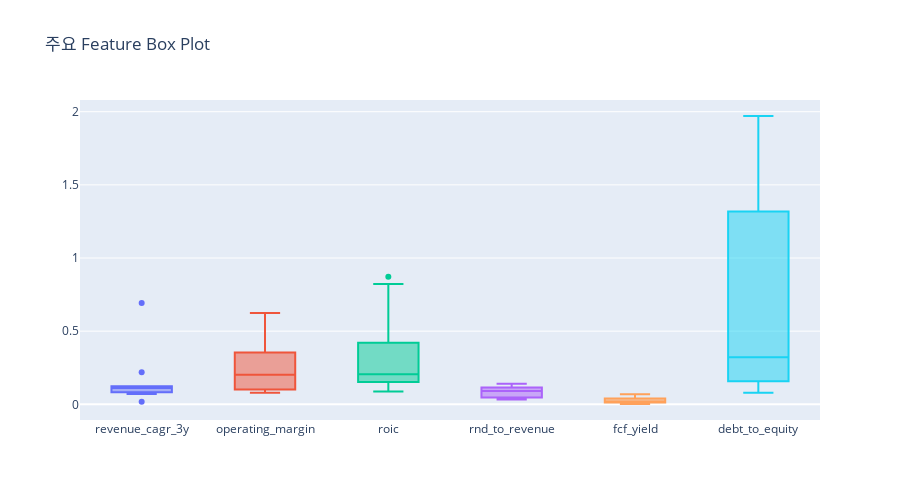

Notebook source saved alongside this figure:
### Code cell
# Box Plot (Plotly)
fig = go.Figure()

for feature in available_features:
    fig.add_trace(
        go.Box(
            y=features_df[feature].dropna(),
            name=feature,
            boxpoints='outliers'
        )
    )

fig.update_layout(
    title='주요 Feature Box Plot',
    height=500,
    showlegend=False
)
fig.show()

### Figure 1 — Plotly figure (JSON) as saved in the notebook; plotly's stock layout.template omitted (floating-point values rounded to 4 significant figures)
{"data": [{"boxpoints": "outliers", "name": "revenue_cagr_3y", "type": "box", "y": [0.01813, 0.1242, 0.6925, 0.1075, 0.1074, 0.2198, 0.1165, 0.1167, 0.0703, 0.08335]}, {"boxpoints": "outliers", "name": "operating_margin", "type": "box", "y": [0.3197, 0.4562, 0.6242, 0.3211, 0.1075, 0.07943, 0.08066, 0.1169, 0.2017]}, {"boxpoints": "outliers", "name": "roic", "type": "box", "y": [0.8228, 0.2832, 0.8721, 0.2871, 0.1755, 0.08771, 0.17, 0.1007, 0.2059]}, {"boxpoints": "outliers", "name": "rnd_to_revenue", "type": "box", "y": [0.08302, 0.1153, 0.09896, 0.1409, 0.04647, 0.03251]}, {"boxpoints": "outliers", "name": "fcf_yield", "type": "box", "y": [0.02434, 0.01975, 0.01312, 0.01916, 0.01323, 0.002266, 0.06888, 0.06049, 0.03229]}, {"boxpoints": "outliers", "name": "debt_to_equity", "type": "box", "y": [1.338, 0.1764, 0.1295, 0.07832, 0.4577, 0.1868, 0.83, 1.318, 0.1582, 1.971]}], "layout": {"height": 500, "showlegend": false, "title": {"text": "주요 Feature Box Plot"}}}
